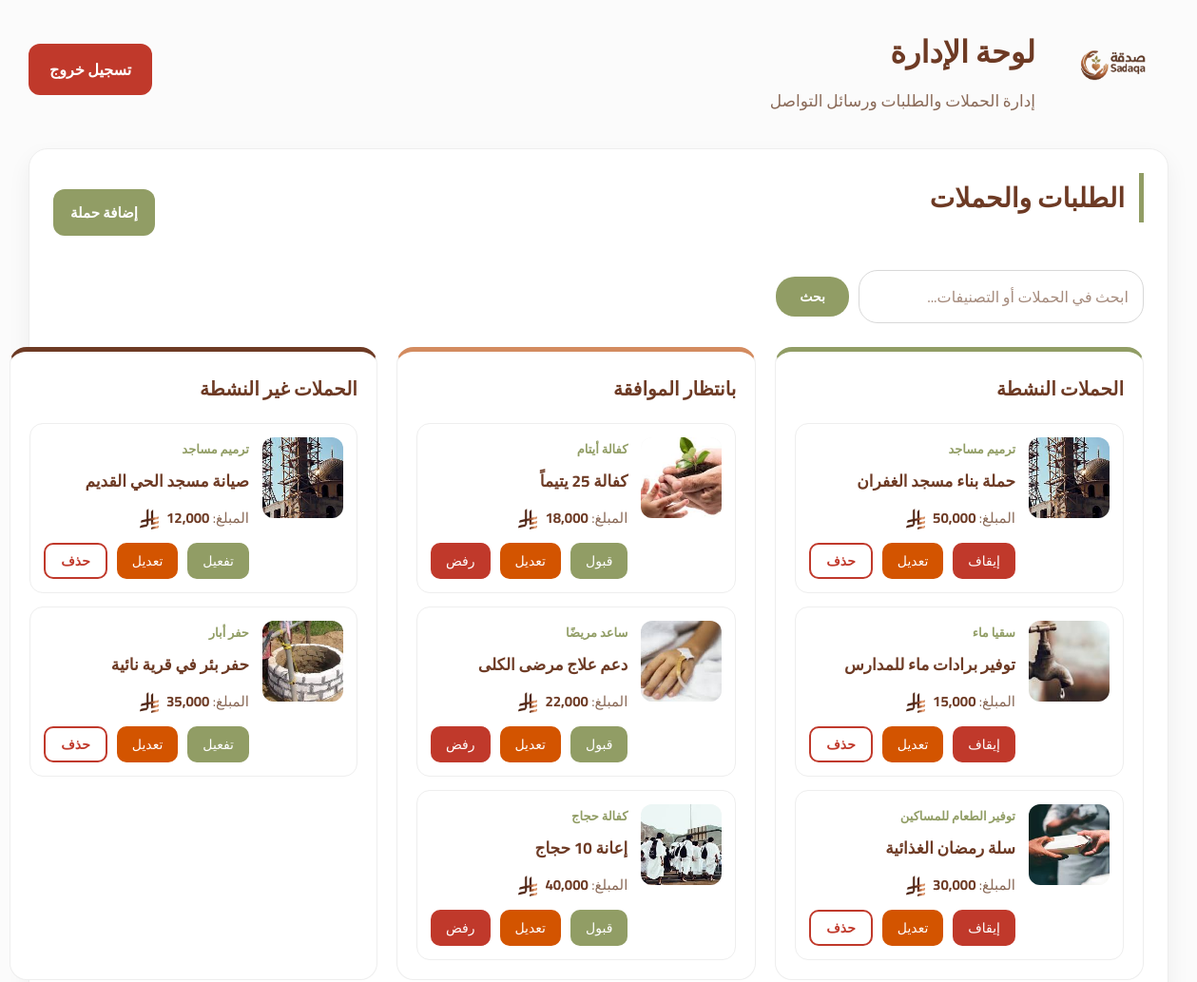
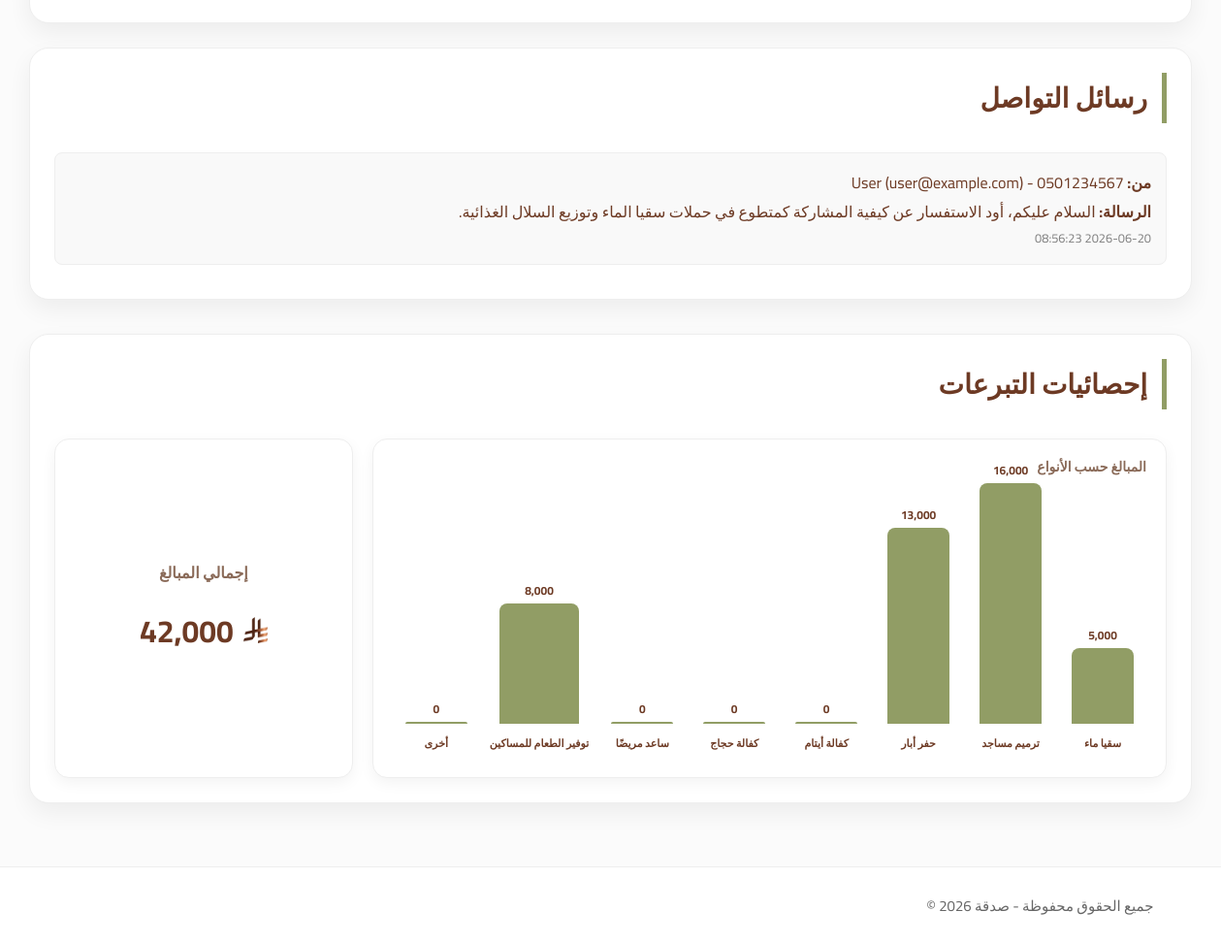
Page /Website/Code/admin.php (signed in) on the committed database (2 pictures, top to bottom).
### tables this page shows
CREATE TABLE IF NOT EXISTS campaigns (
    id INT AUTO_INCREMENT PRIMARY KEY,
    title VARCHAR(255) NOT NULL,
    description TEXT,
    category_id INT,
    goal_amount DECIMAL(10, 2) NOT NULL,
    current_amount DECIMAL(10, 2) DEFAULT 0.00,
    image_path VARCHAR(255),
    admin_id INT NULL,  
    user_id INT NULL,   
    status ENUM('active', 'inactive') DEFAULT 'active',  
    created_at TIMESTAMP DEFAULT CURRENT_TIMESTAMP,
    FOREIGN KEY (category_id) REFERENCES categories(id) ON DELETE SET NULL,
    FOREIGN KEY (admin_id) REFERENCES admins(id) ON DELETE SET NULL,
    FOREIGN KEY (user_id) REFERENCES users(id) ON DELETE SET NULL
);

CREATE TABLE IF NOT EXISTS categories (
    id INT AUTO_INCREMENT PRIMARY KEY,
    name VARCHAR(100) NOT NULL
);

CREATE TABLE IF NOT EXISTS campaign_requests (
    id INT AUTO_INCREMENT PRIMARY KEY,
    user_id INT,
    title VARCHAR(255) NOT NULL,
    description TEXT,
    category_id INT,
    goal_amount DECIMAL(10, 2) NOT NULL,
    image_path VARCHAR(255),
    status ENUM('pending', 'approved', 'rejected') DEFAULT 'pending',  
    created_at TIMESTAMP DEFAULT CURRENT_TIMESTAMP,
    FOREIGN KEY (user_id) REFERENCES users(id) ON DELETE CASCADE,
    FOREIGN KEY (category_id) REFERENCES categories(id) ON DELETE SET NULL
);

CREATE TABLE IF NOT EXISTS contact_messages (
    id INT AUTO_INCREMENT PRIMARY KEY,
    full_name VARCHAR(255) NOT NULL,
    email VARCHAR(255) NOT NULL,
    phone VARCHAR(20) NOT NULL,
    message TEXT NOT NULL,
    created_at TIMESTAMP DEFAULT CURRENT_TIMESTAMP
);

### Website/Code/admin.php (the view, shortened to what this page needs)
<?php
include '../php/db_connect.php';
$search_query = isset($_GET['admin_search']) ? $conn->real_escape_string($_GET['admin_search']) : '';
$search_filter = "";
if ($search_query) {
    $search_filter = " AND (c.title LIKE '%$search_query%' OR cat.name LIKE '%$search_query%')";
    $req_search_filter = " AND (cr.title LIKE '%$search_query%' OR cat.name LIKE '%$search_query%')";
} else {
    $req_search_filter = "";
}
$active_res = $conn->query("SELECT c.*, cat.name as category_name FROM campaigns c JOIN categories cat ON c.category_id = cat.id WHERE c.status = 'active' $search_filter");
$inactive_res = $conn->query("SELECT c.*, cat.name as category_name FROM campaigns c JOIN categories cat ON c.category_id = cat.id WHERE c.status = 'inactive' $search_filter");
$pending_res = $conn->query("SELECT cr.*, cat.name as category_name FROM campaign_requests cr JOIN categories cat ON cr.category_id = cat.id WHERE cr.status = 'pending' $req_search_filter");
$messages_res = $conn->query("SELECT * FROM contact_messages ORDER BY created_at DESC");
$total_all_res = $conn->query("SELECT SUM(amount) as total FROM donations");
$total_all = $total_all_res->fetch_assoc()['total'] ?? 0;
?>
<!DOCTYPE html>
<html lang="ar" dir="rtl">
<head>
  <link rel="stylesheet" href="styles-merged.css" />
</head>
<body class="admin-page-body">
  <div class="page-wrapper">
    <header class="admin-header">
      <div class="small-logo-box">
        <img src="../images/Sadaqa logo.png" alt="شعار Sadaqa" class="small-logo-image" />
      </div>
      <div class="admin-header-text">
        <h1 class="admin-page-title">لوحة الإدارة</h1>
        <p class="admin-page-subtitle">إدارة الحملات والطلبات ورسائل التواصل</p>
      </div>
      <div class="admin-header-actions">
        <a href="../php/logout.php" class="logout-button">تسجيل خروج</a>
      </div>
    </header>
    <main class="admin-main-section">
      <section class="admin-section">
        <div class="section-header">
            <h2 class="section-title">الطلبات والحملات</h2>
            <a href="add-campaign.php" class="add-campaign-button inside">إضافة حملة</a>
        </div>
        <div class="admin-search-wrapper" style="margin-bottom: 25px;">
          <form action="admin.php" method="GET" style="display: flex; gap: 10px; align-items: center;">
            <div style="position: relative; flex: 1; max-width: 300px;">
              <input type="text" name="admin_search" id="adminSearchInput" placeholder="ابحث في الحملات أو التصنيفات..." value="<?php echo htmlspecialchars($search_query); ?>"
                     class="search-input" style="max-width: 100%; width: 100%;">
            </div>
            <button type="submit" class="action-btn" style="height: 42px; padding: 0 25px; background-color: var(--secondary); color: white; border-radius: 20px; border: none; cursor: pointer; font-weight: bold; font-size: 14px; font-family: inherit;">بحث</button>
          </form>
        </div>
      <div class="orders-grid">
        <div class="status-card active-status">
          <h3 class="status-title">الحملات النشطة</h3>
          <?php while($row = $active_res->fetch_assoc()): ?>
            <div class="admin-campaign-item">
              <div class="admin-campaign-image"><img src="<?php echo $row['image_path']; ?>" alt=""></div>
              <div class="admin-campaign-details">
                <span class="admin-campaign-category"><?php echo $row['category_name']; ?></span>
                <h4 class="admin-campaign-name"><?php echo $row['title']; ?></h4>
                <p class="admin-campaign-amount">المبلغ: <span><?php echo number_format($row['goal_amount']); ?> <img src="../images/Saudi_Riyal_Symbol.png" class="riyal-icon"></span></p>
                <div class="admin-request-actions">
                  <a href="../php/admin_actions.php?action=deactivate&id=<?php echo $row['id']; ?>" class="stop-btn">إيقاف</a>
                  <a href="edit-campaign.php?id=<?php echo $row['id']; ?>&type=campaign" class="edit-btn">تعديل</a>
                  <a href="../php/admin_actions.php?action=delete&id=<?php echo $row['id']; ?>" class="admin-delete-btn" onclick="return confirm('هل أنت متأكد من حذف هذه الحملة نهائياً؟');">حذف</a>
                </div>
              </div>
            </div>
          <?php endwhile; ?>
        </div>
        <div class="status-card pending-status">
          <h3 class="status-title">بانتظار الموافقة</h3>
          <?php while($row = $pending_res->fetch_assoc()): ?>
            <div class="admin-campaign-item">
              <div class="admin-campaign-image"><img src="<?php echo $row['image_path']; ?>" alt=""></div>
              <div class="admin-campaign-details">
                <span class="admin-campaign-category"><?php echo $row['category_name']; ?></span>
                <h4 class="admin-campaign-name"><?php echo $row['title']; ?></h4>
                <p class="admin-campaign-amount">المبلغ: <span><?php echo number_format($row['goal_amount']); ?> <img src="../images/Saudi_Riyal_Symbol.png" class="riyal-icon"></span></p>
                <div class="admin-request-actions">
                  <a href="../php/admin_actions.php?action=approve&id=<?php echo $row['id']; ?>" class="approve-btn">قبول</a>
                  <a href="edit-campaign.php?id=<?php echo $row['id']; ?>&type=request" class="edit-btn">تعديل</a>
                  <a href="../php/admin_actions.php?action=reject&id=<?php echo $row['id']; ?>" class="reject-btn">رفض</a>
                </div>
              </div>
            </div>
          <?php endwhile; ?>
        </div>
        <div class="status-card inactive-status">
          <h3 class="status-title">الحملات غير النشطة</h3>
          <?php while($row = $inactive_res->fetch_assoc()): ?>
            <div class="admin-campaign-item">
              <div class="admin-campaign-image"><img src="<?php echo $row['image_path']; ?>" alt=""></div>
              <div class="admin-campaign-details">
                <span class="admin-campaign-category"><?php echo $row['category_name']; ?></span>
                <h4 class="admin-campaign-name"><?php echo $row['title']; ?></h4>
                <p class="admin-campaign-amount">المبلغ: <span><?php echo number_format($row['goal_amount']); ?> <img src="../images/Saudi_Riyal_Symbol.png" class="riyal-icon"></span></p>
                <div class="admin-request-actions">
                  <a href="../php/admin_actions.php?action=activate&id=<?php echo $row['id']; ?>" class="activate-btn">تفعيل</a>
                  <a href="edit-campaign.php?id=<?php echo $row['id']; ?>&type=campaign" class="edit-btn">تعديل</a>
                  <a href="../php/admin_actions.php?action=delete&id=<?php echo $row['id']; ?>" class="admin-delete-btn" onclick="return confirm('هل أنت متأكد من حذف هذه الحملة نهائياً؟');">حذف</a>
                </div>
              </div>
            </div>
          <?php endwhile; ?>
        </div>
      </div>
      </section>
      <section class="admin-section">
        <h2 class="section-title">رسائل التواصل</h2>
        <div class="messages-list">
          <?php while($msg = $messages_res->fetch_assoc()): ?>
            <div class="admin-campaign-item" style="display:block; padding:15px; margin-bottom:10px; background:#f9f9f9; border-radius:8px;">
              <p><strong>من:</strong> <?php echo $msg['full_name']; ?> (<?php echo $msg['email']; ?>) - <?php echo $msg['phone']; ?></p>
              <p><strong>الرسالة:</strong> <?php echo $msg['message']; ?></p>
              <p style="font-size:0.8rem; color:gray;"><?php echo $msg['created_at']; ?></p>
            </div>
          <?php endwhile; ?>
        </div>
      </section>
      <section class="admin-section" style="margin-top: 35px;">
        <h2 class="section-title">إحصائيات التبرعات</h2>
        <div style="display: flex; gap: 20px; align-items: stretch;">
          <div style="flex: 3; background: #ffffff; border: 1px solid var(--border-light); border-radius: 15px; padding: 25px; display: flex; align-items: flex-end; gap: 15px; height: 350px; position: relative; box-shadow: 0 5px 15px rgba(0,0,0,0.05);">
            <p style="position: absolute; top: 15px; right: 20px; color: var(--text-soft); font-size: 14px; font-weight: bold;">المبالغ حسب الأنواع</p>
            <?php
            $all_cats_res = $conn->query("SELECT id, name FROM categories");
            $chart_data = [];
            $max_val = 0;
            while($c = $all_cats_res->fetch_assoc()) {
                $c_id = $c['id'];
                $c_total_res = $conn->query("SELECT SUM(d.amount) as total FROM donations d JOIN campaigns cp ON d.campaign_id = cp.id WHERE cp.category_id = $c_id");
                $c_total = $c_total_res->fetch_assoc()['total'] ?? 0;
                $chart_data[] = ['name' => $c['name'], 'total' => $c_total];
                if ($c_total > $max_val) $max_val = $c_total;
            }
            $chart_ceiling = $max_val > 0 ? $max_val * 1.2 : 10000;
            foreach($chart_data as $item):
                $h_perc = ($item['total'] / $chart_ceiling) * 100;
            ?>
              <div style="flex: 1; display: flex; flex-direction: column; align-items: center; gap: 10px; height: 100%; justify-content: flex-end;">
                <div style="width: 80%; background: var(--secondary); height: <?php echo $h_perc; ?>%; border-radius: 8px 8px 0 0; position: relative; transition: height 0.6s ease; min-height: 2px;">
                  <span style="position: absolute; top: -25px; left: 50%; transform: translateX(-50%); color: var(--primary); font-size: 12px; font-weight: bold; white-space: nowrap;"><?php echo number_format($item['total']); ?></span>
                </div>
                <span style="color: var(--primary); font-size: 11px; text-align: center; white-space: nowrap; font-weight: 600; width: 100%; overflow: hidden; text-overflow: ellipsis;" title="<?php echo $item['name']; ?>"><?php echo $item['name']; ?></span>
              </div>
            <?php endforeach; ?>
          </div>
          <div style="flex: 1; background: #ffffff; border: 1px solid var(--border-light); border-radius: 15px; padding: 25px; display: flex; flex-direction: column; justify-content: center; align-items: center; box-shadow: 0 5px 15px rgba(0,0,0,0.05);">
            <p style="color: var(--text-soft); font-size: 16px; margin-bottom: 15px; font-weight: bold;">إجمالي المبالغ</p>
            <div style="display: flex; align-items: center; gap: 10px;">
              <img src="../images/Saudi_Riyal_Symbol.png" style="width: 25px;">
              <span style="font-size: 32px; font-weight: bold; color: var(--primary);"><?php echo number_format($total_all); ?></span>
            </div>
          </div>
        </div>
      </section>
    </main>
    <footer class="main-footer">
      <div class="footer-container">
        <p class="copyright">جميع الحقوق محفوظة - صدقة 2026 &copy</p>
      </div>
    </footer>
  </div>
</body>
</html>

### rows in the picture
campaigns: image_path (picture), category.name "ترميم مساجد", title "حملة بناء مسجد الغفران", goal_amount "50,000"
campaigns: image_path (picture), category.name "سقيا ماء", title "توفير برادات ماء للمدارس", $h_perc 26.041666666667 (drawn), current_amount "5,000"
campaigns: image_path (picture), category.name "توفير الطعام للمساكين", title "سلة رمضان الغذائية", goal_amount "30,000"
campaign_requests: image_path (picture), category.name "كفالة أيتام", title "كفالة 25 يتيماً"
campaign_requests: image_path (picture), category.name "ساعد مريضًا", title "دعم علاج مرضى الكلى"
campaign_requests: image_path (picture), category.name "كفالة حجاج", title "إعانة 10 حجاج"
campaigns: image_path (picture), category.name "ترميم مساجد", title "صيانة مسجد الحي القديم"
campaigns: image_path (picture), category.name "حفر أبار", title "حفر بئر في قرية نائية"
contact_messages: full_name "User", email "user@example.com", phone "0501234567", message "السلام عليكم، أود الاستفسار عن كيفية المشاركة كمتطوع في حملات سقيا الماء وتوزيع السلال الغذائية.", created_at "2026-06-20 08:56:23"

### other values in the picture
$item['total'] "16,000"
$item['name'] "ترميم مساجد"
$item['total'] "13,000"
$item['name'] "حفر أبار"
$item['total'] "0"
$item['name'] "كفالة أيتام"
$item['name'] "كفالة حجاج"
$item['name'] "ساعد مريضًا"
$item['total'] "8,000"
$item['name'] "توفير الطعام للمساكين"
$item['name'] "أخرى"
$total_all "42,000"
